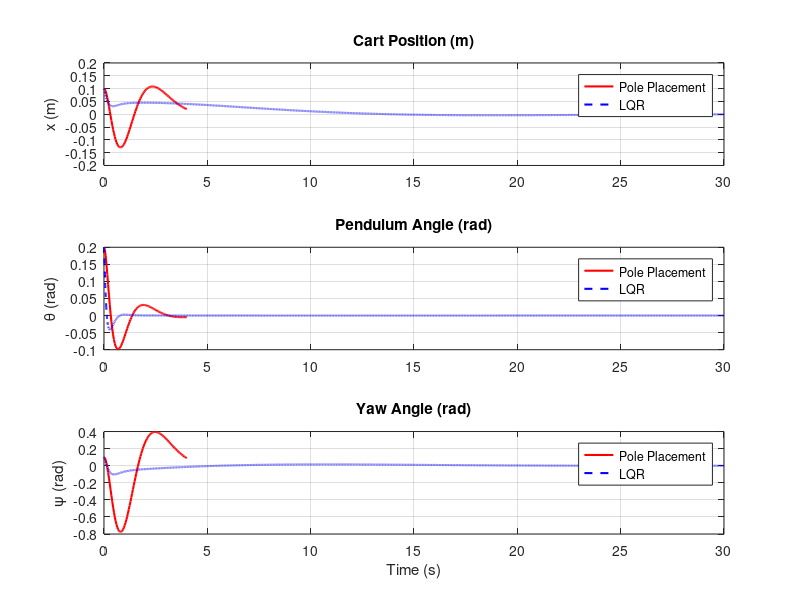

The MATLAB script that drew this image: (Note: this script raises an error after producing the figure.)
clc; clear; close all;

%% System Matrices (Extended 3D State-Space)
A = [ 0     1      0       0      0      0;
      0  -0.0645  18.0377  0      0      0;
      0     0      0       1      0      0;
      0  -0.4032 174.0484  0      0      0;
      0     0      0       0      0      1;
      0     0      0       0   -0.2     0 ];  % Added simple yaw dynamics

B = [ 0;
      0.6452;
      0;
      4.0323;
      0;
      1 ];  % Assume torque input affects yaw

C = [1 0 0 0 0 0;    % Cart position
     0 0 1 0 0 0;    % Pendulum angle
     0 0 0 0 1 0];   % Yaw angle

D = [0; 0; 0];

x0 = [0.1; 0; 0.2; 0; 0.1; 0];  % Initial disturbance in position, tilt and yaw

%% Pole Placement Control
K_pole = place(A, B, [-1.5+1j, -1.5-1j, -4, -5, -2+1j, -2-1j]);
A_pp = A - B*K_pole;
sys_pp = ss(A_pp, B, C, D);

[y_pp, t_pp, x_pp] = initial(sys_pp, x0);

%% LQR Control
Q = diag([150, 50, 200, 10, 100, 10]);  % Add yaw penalties
R = 0.01;

K_lqr = lqr(A, B, Q, R);
A_lqr = A - B*K_lqr;
sys_lqr = ss(A_lqr, B, C, D);

[y_lqr, t_lqr, x_lqr] = initial(sys_lqr, x0);

%% Plotting
figure;

subplot(3,1,1);
plot(t_pp, y_pp(:,1), 'r', 'LineWidth', 1.5); hold on;
plot(t_lqr, y_lqr(:,1), 'b--', 'LineWidth', 1.5);
title('Cart Position (m)'); ylabel('x (m)');
legend('Pole Placement', 'LQR'); grid on;

subplot(3,1,2);
plot(t_pp, y_pp(:,2), 'r', 'LineWidth', 1.5); hold on;
plot(t_lqr, y_lqr(:,2), 'b--', 'LineWidth', 1.5);
title('Pendulum Angle (rad)'); ylabel('\theta (rad)');
legend('Pole Placement', 'LQR'); grid on;

subplot(3,1,3);
plot(t_pp, y_pp(:,3), 'r', 'LineWidth', 1.5); hold on;
plot(t_lqr, y_lqr(:,3), 'b--', 'LineWidth', 1.5);
title('Yaw Angle (rad)'); ylabel('\psi (rad)');
xlabel('Time (s)');
legend('Pole Placement', 'LQR'); grid on;

sgtitle('Comparison of Pole Placement vs LQR (3D Inverted Pendulum)');
